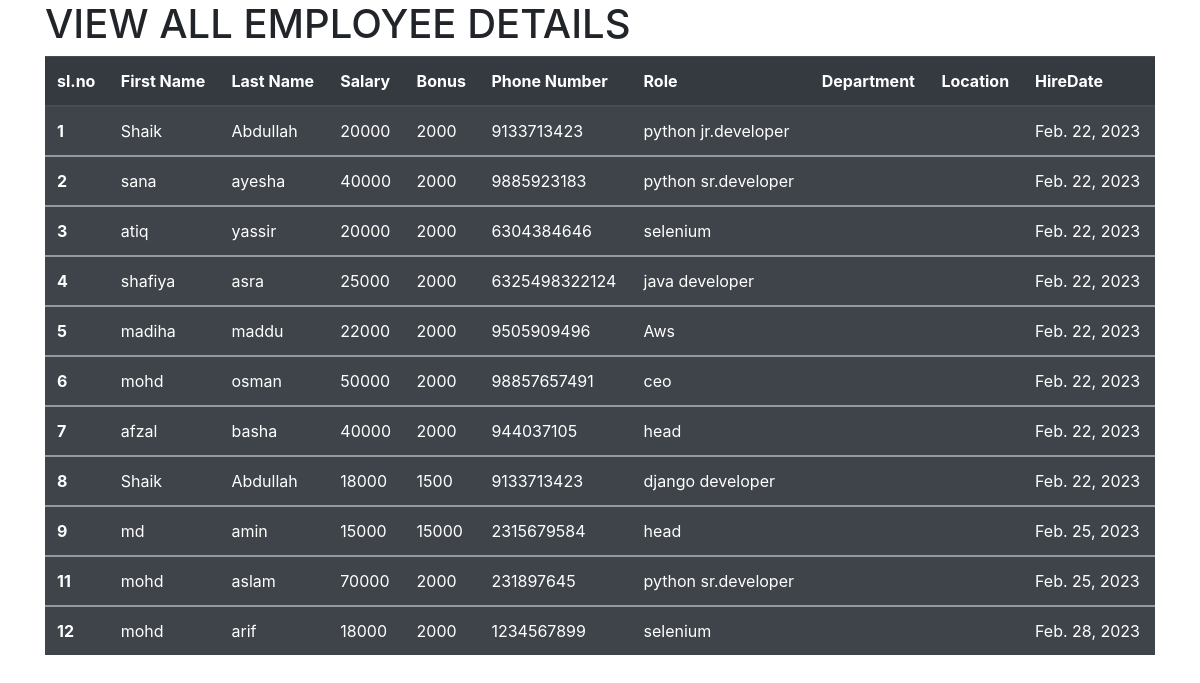
Screenshot of /view/ with the database file from the repository.
### Webapp/models.py (models this page shows, shortened)
class Employee(models.Model):
    first_name = models.CharField(max_length=30)
    last_name = models.CharField(max_length=30)
    dept = models.ForeignKey(Department, on_delete=models.CASCADE)
    salary = models.IntegerField(default=0)
    bonus = models.IntegerField(default=0)
    role = models.ForeignKey(Role, on_delete=models.CASCADE)
    phone = models.IntegerField(default=0)
    hire_date = models.DateField()
    def __str__(self):
        return "%s %s %s "%(self.first_name, self.last_name, self.phone)

class Role(models.Model):
    name = models.CharField(max_length=30, null=False)

### Webapp/views.py (the view)
# urls.py: path("view/", views.All_emp),
def All_emp(request):
    emp = Employee.objects.all()
    context = {
        'emps' : emp
    }
    print(context)
    return render(request, "viewall.html", context)

### Webapp/templates/viewall.html (shortened to what this page needs)
<!DOCTYPE html>
<html lang="en">
<head>
  <link rel="stylesheet" href="https://cdn.jsdelivr.net/npm/bootstrap@4.5.3/dist/css/bootstrap.min.css">
</head>
<body>
<div class=" container " >
<h1>VIEW ALL EMPLOYEE DETAILS</h1>
<table class="table table-striped table-dark">
  <thead>
    <tr>
      <th scope="col">sl.no</th>
      <th scope="col">First Name </th>
      <th scope="col">Last Name</th>
      <th scope="col">Salary</th>
      <th scope="col">Bonus</th>
      <th scope="col">Phone Number</th>
      <th scope="col">Role</th>
      <th scope="col">Department</th>
      <th scope="col">Location</th>
      <th scope="col">HireDate</th>
    </tr>
  </thead>
    {% for emp in emps %}
  <tbody>
    <tr>
      <th scope="row">{{emp.id}}</th>
      <td>{{emp.first_name}}</td>
      <td>{{emp.last_name}}</td>
      <td>{{emp.salary}}</td>
      <td>{{emp.bonus}}</td>
      <td>{{emp.phone}}</td>
      <td>{{emp.role.name}}</td>
      <td>{{emp.Dept.name}}</td>
      <td>{{emp.Dept.location}}</td>
      <td>{{emp.hire_date}}</td>
    </tr>
  </tbody>
    {% endfor %}
</table>
</div>
</body>
</html>

### rows the page displays
Employee: id "1", first_name "Shaik", last_name "Abdullah", salary "20000", bonus "2000", phone "9133713423", role.name "python jr.developer", hire_date "Feb. 22, 2023"
Employee: id "2", first_name "sana", last_name "ayesha", salary "40000", bonus "2000", phone "9885923183", role.name "python sr.developer", hire_date "Feb. 22, 2023"
Employee: id "3", first_name "atiq", last_name "yassir", salary "20000", bonus "2000", phone "6304384646", role.name "selenium", hire_date "Feb. 22, 2023"
Employee: id "4", first_name "shafiya", last_name "asra", salary "25000", bonus "2000", phone "6325498322124", role.name "java developer", hire_date "Feb. 22, 2023"
Employee: id "5", first_name "madiha", last_name "maddu", salary "22000", bonus "2000", phone "9505909496", role.name "Aws", hire_date "Feb. 22, 2023"
Employee: id "6", first_name "mohd", last_name "osman", salary "50000", bonus "2000", phone "98857657491", role.name "ceo", hire_date "Feb. 22, 2023"
Employee: id "7", first_name "afzal", last_name "basha", salary "40000", bonus "2000", phone "944037105", role.name "head", hire_date "Feb. 22, 2023"
Employee: id "8", first_name "Shaik", last_name "Abdullah", salary "18000", bonus "1500", phone "9133713423", role.name "django developer", hire_date "Feb. 22, 2023"
Employee: id "9", first_name "md", last_name "amin", salary "15000", bonus "15000", phone "2315679584", role.name "head", hire_date "Feb. 25, 2023"
Employee: id "11", first_name "mohd", last_name "aslam", salary "70000", bonus "2000", phone "231897645", role.name "python sr.developer", hire_date "Feb. 25, 2023"
Employee: id "12", first_name "mohd", last_name "arif", salary "18000", bonus "2000", phone "1234567899", role.name "selenium", hire_date "Feb. 28, 2023"
